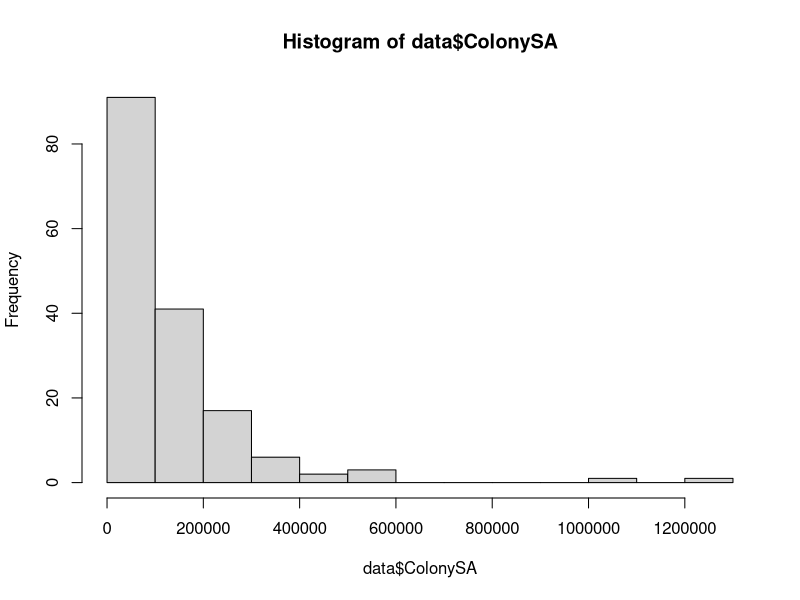
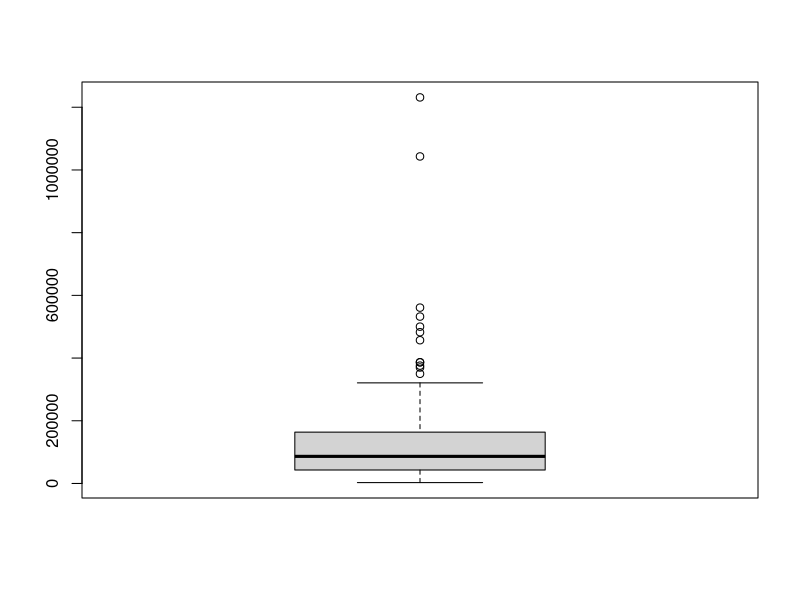
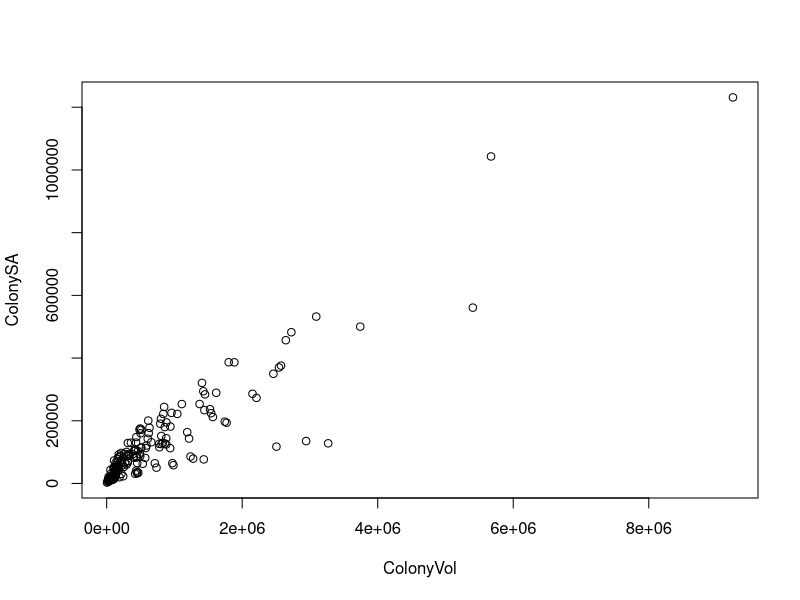

Write the R code that produced these figures, in order. (Note: this script raises an error after producing the figures.)
## ---- chunk 1
data <-read.csv("data/3DLaserScannedColonies.csv", as.is=TRUE)
#head(data)
## ---- chunk 2
hist(data$ColonySA)
boxplot(data$ColonySA)
plot(ColonySA ~ ColonyVol, data)
## ---- chunk 3
#data transformation (log scaling):
data$ColonySA_log10 <- log10(data$ColonySA)
data$ColonyVol_log10 <- log10(data$ColonyVol)

#regression analysis:
mod <- lm(ColonySA_log10 ~ ColonyVol_log10, data)
summary(mod)
confint(mod)

write.csv(round(summary(mod)$coef, 3), "output/dawn_table.csv")
## ---- chunk 4
#plot:
png("figs/dawn_figure.png") #opens png device to create image of plot
plot(ColonySA_log10 ~ ColonyVol_log10, data)

vols <- sort(data$ColonyVol_log10)
pred_SA <- predict(mod, list(ColonyVol_log10 = vols), interval = "confidence")

lines(vols, pred_SA[,1]) #[,1] choses first whole column
lines(vols, pred_SA[,2], lty=2) #lty =2 changes to dashed line
lines(vols, pred_SA[,3], lty=2)
polygon(c(vols, rev(vols)), c(pred_SA[,2], rev(pred_SA[,3])), border = NA, col = rgb(0,0,0,0.2))

dev.off() #closes png device IMPORTANT
